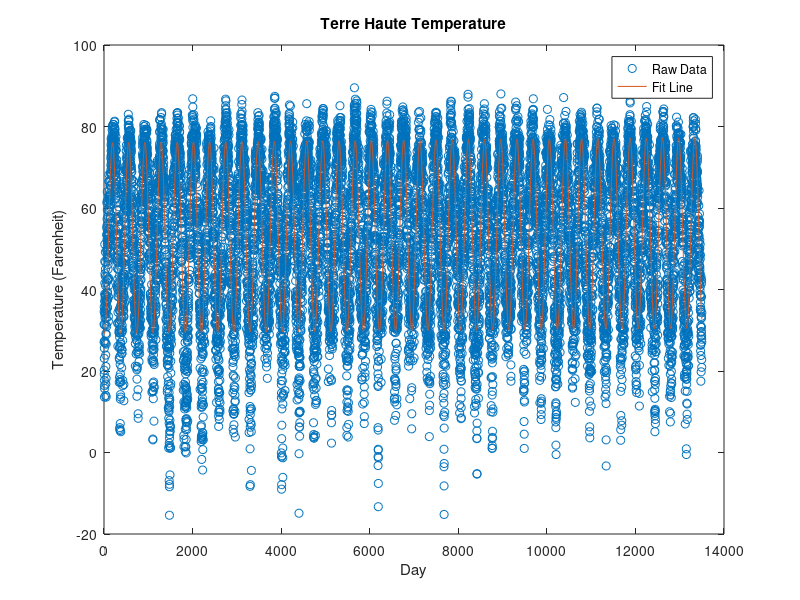

The MATLAB script that drew this image:
% Thaddeus Hughes
% I pledge this is my code

clear all
clc
close all

% Graphics settings... not sure these do anything
% set(gcf, 'renderer', 'opengl');
% set(gca, 'XTickLabel', num2str(get(gca, 'XTick'), '%.9f'));
tempData = importdata('TerreHauteRegional.dat',' ');
temps = tempData(:,2);
dates = tempData(:,1);
dates=dates-dates(1);

length = size(temps,1);

omega=2*pi/365.25;
d=1:length;
d=d(:);
T=temps(:);

% Set up Q matrix
Q=ones(length,4);
Q(:,1)=1;
Q(:,2)=d;
Q(:,3)=cos(omega*d);
Q(:,4)=sin(omega*d);

% Solve for coefficients
alpha = (Q'*Q)\(Q'*T);

% The fit
T_fit = alpha(1) + alpha(2)*d + alpha(3)*cos(omega*d) + alpha(4)*sin(omega*d);
fprintf('The best fit is %.5f + %.5f*d + %.5f*cos(2*pi/365.25*d) + %.5f*sin(2*pi/365.25*d)\n', alpha(1),alpha(2),alpha(3),alpha(4));

% Plot
plot(d,T,'o');
hold on
plot(d,T_fit);
xlabel('Day');
ylabel('Temperature (Farenheit)');
title('Terre Haute Temperature');
legend('Raw Data','Fit Line');